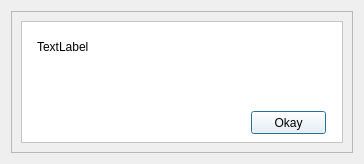
<?xml version="1.0" encoding="UTF-8"?>
<ui version="4.0">
 <class>ErrorMessageDialog</class>
 <widget class="QDialog" name="ErrorMessageDialog">
  <property name="geometry">
   <rect>
    <x>0</x>
    <y>0</y>
    <width>364</width>
    <height>164</height>
   </rect>
  </property>
  <property name="sizePolicy">
   <sizepolicy hsizetype="Fixed" vsizetype="Fixed">
    <horstretch>0</horstretch>
    <verstretch>0</verstretch>
   </sizepolicy>
  </property>
  <property name="minimumSize">
   <size>
    <width>364</width>
    <height>164</height>
   </size>
  </property>
  <property name="maximumSize">
   <size>
    <width>364</width>
    <height>164</height>
   </size>
  </property>
  <property name="windowTitle">
   <string>ERROR</string>
  </property>
  <layout class="QHBoxLayout" name="horizontalLayout_2">
   <item>
    <widget class="QScrollArea" name="scrollArea">
     <property name="sizePolicy">
      <sizepolicy hsizetype="Expanding" vsizetype="Expanding">
       <horstretch>0</horstretch>
       <verstretch>0</verstretch>
      </sizepolicy>
     </property>
     <property name="widgetResizable">
      <bool>true</bool>
     </property>
     <widget class="QWidget" name="scrollAreaWidgetContents">
      <property name="geometry">
       <rect>
        <x>0</x>
        <y>0</y>
        <width>344</width>
        <height>144</height>
       </rect>
      </property>
      <layout class="QHBoxLayout" name="horizontalLayout">
       <item>
        <widget class="QFrame" name="frame">
         <property name="styleSheet">
          <string notr="true">background-color: rgb(255, 255, 255);</string>
         </property>
         <property name="frameShape">
          <enum>QFrame::StyledPanel</enum>
         </property>
         <property name="frameShadow">
          <enum>QFrame::Raised</enum>
         </property>
         <widget class="QPushButton" name="okayError">
          <property name="geometry">
           <rect>
            <x>230</x>
            <y>90</y>
            <width>75</width>
            <height>23</height>
           </rect>
          </property>
          <property name="text">
           <string>Okay</string>
          </property>
         </widget>
         <widget class="QLabel" name="errMsgLabel">
          <property name="geometry">
           <rect>
            <x>16</x>
            <y>19</y>
            <width>291</width>
            <height>61</height>
           </rect>
          </property>
          <property name="text">
           <string>TextLabel</string>
          </property>
          <property name="alignment">
           <set>Qt::AlignLeading|Qt::AlignLeft|Qt::AlignTop</set>
          </property>
          <property name="wordWrap">
           <bool>true</bool>
          </property>
         </widget>
        </widget>
       </item>
      </layout>
     </widget>
    </widget>
   </item>
  </layout>
 </widget>
 <resources/>
 <connections/>
</ui>
